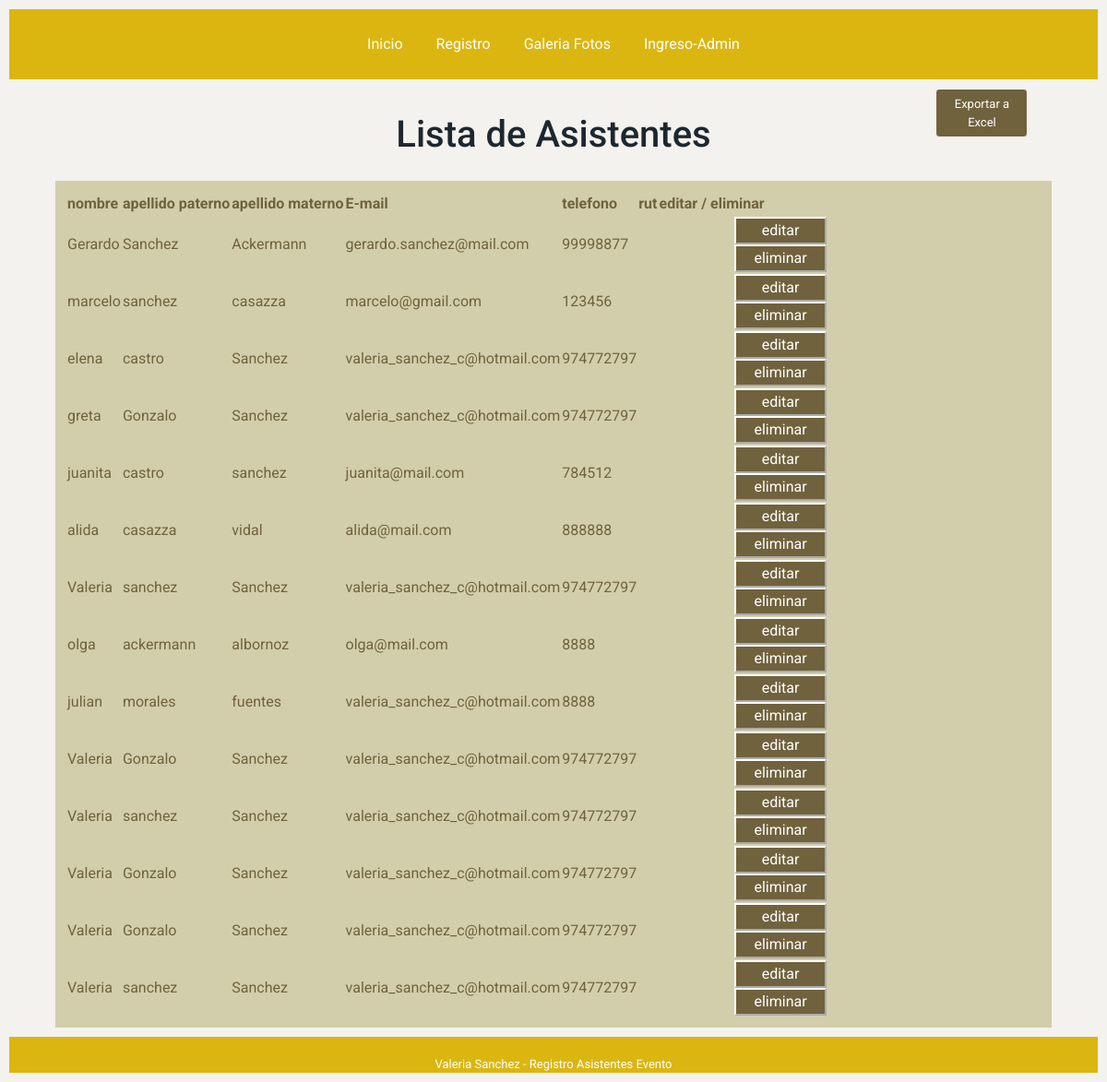
/listado/, run on an earlier commit of the app's database.
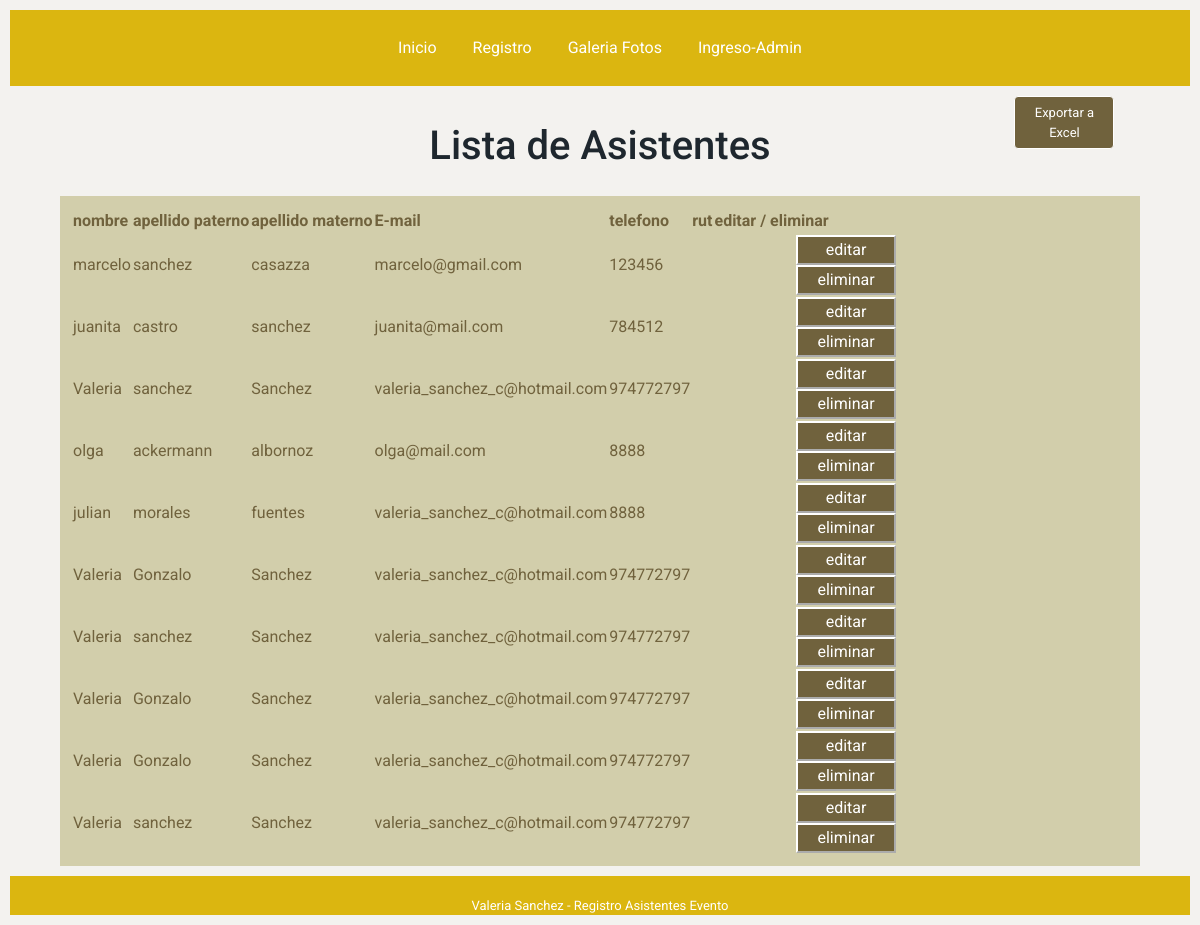
And on a later commit of the database.
### aplicacion1/models.py (models this page shows, shortened)
class Alumno(models.Model):
    rut=models.CharField(max_length=15, null=False)
    nombre=models.CharField(max_length=50, null=False)
    apellido_paterno=models.CharField(max_length=100, null=False)
    apellido_materno=models.CharField(max_length=100, null=False)
    telefono=models.CharField(max_length=100, null=False)
    email=models.EmailField()

### aplicacion1/views.py (the view)
# urls.py: path('listado/', views.listado, name='listado'),
def listado (request):  #muestra mensajes recibidos
    listado=Alumno.objects.all()
    return render (request,'aplicacion1/listado.html',{"data":listado})

### aplicacion1/templates/aplicacion1/listado.html (shortened to what this page needs)
{%extends 'base_layout.html'%}{%block content%}
<body >
<div class="container">
  <div class="row">
    <div class="col-sm-3">
    </div>
    <div class="col-sm-6">
      <header>
        <h1>Lista de Asistentes</h1>
      </header>
    </div>
    <div class="col-sm-3">
        <a href="{% url 'export_excel' %}" class = "btn btn-primary" id='btn-2'> Exportar a Excel </a>
    </div>
  </div>
</div>
<div div class="col-sm" id="tabla_usuarios">
    <table id="example" class="stripe" >
      <thead>
        <tr>
          <th>nombre</th>
          <th>apellido paterno </th>
          <th>apellido materno</th>
          <th>E-mail</th>
          <th>telefono</th>
          <th>rut</th>
          <th>editar / eliminar</th>
      </thead>
      <tbody>
        {% for men in data %}
        <tr>
          <td>{{men.nombre}}</td>
          <td>{{men.apellido_paterno}}</td>
          <td>{{men.apellido_materno}}</td>
          <td>{{men.email}}</td>
          <td>{{men.telefono}}</td>
          <td>{{men.rut}}</td>
          <td><button id="btn-4"><a id="editar" href ='/editar_alumno/{{men.id}}'>editar</a></button>
          <button id="btn-4"href ='#' onclick="modal_eliminar({{men.id}})">eliminar</button>  </td>
        </tr>
        {% endfor %}
      </tbody>
    </table>
</div>
</body>
</html>
{%endblock content%}

### templates/base_layout.html (shortened to what this page needs)
{% load static %}
<!DOCTYPE html>
<html lang="en">
<head>
    <link href="https://cdn.jsdelivr.net/npm/bootstrap@5.1.3/dist/css/bootstrap.min.css" rel="stylesheet">
    <link rel="stylesheet" href="https://cdn.datatables.net/1.11.4/css/jquery.dataTables.min.css">
    <link rel="stylesheet" href="https://cdn.jsdelivr.net/npm/@fancyapps/ui@4.0/dist/fancybox.css" />
    <link href="{% static 'aplicacion1/style.css' %}" rel="stylesheet" type="text/css" />
</head>
<nav class="navbar navbar-expand-lg navbar-light bg-black_1">
    <div class="container-fluid justify-content-center" id="barranav">
		<ul class="navbar-nav mb-2 mb-lg-0">
			<li class="nav-item">
				<a class="nav-link" href="{% url 'inicio' %}" id="form-contact">Inicio</a>
			</li>
			<li class="nav-item">
				<a class="nav-link" href="{% url 'registro_alumno' %}" id="form-contact">Registro</a>
			</li>
			<li class="nav-item">
				<a class="nav-link" href="{% url 'fotos_galeria' %}" id="form-contact">Galeria Fotos</a>
			</li>
      <li class="nav-item">
        <a class="nav-link" href="{% url 'login' %}" id="form-contact">Ingreso-Admin</a>
      </li>
	</div>
</nav>
<div>
{%block content%}{%endblock content%}
<footer>
	<div class="pie">
    <br>Valeria Sanchez - Registro Asistentes Evento
    </div>
</footer>
</html>

### aplicacion1/static/aplicacion1/style.css (style rules this page uses)
body { font-family: 'Roboto', sans-serif; background-color: rgb(243, 242, 239); }
h1 { text-align: center; margin: 5%; }
header { text-align: center; color: rgba(30, 39, 46,1.0); margin:2%; }
.bg-black_1 { background-color: rgb(219, 182, 16); }
nav { margin: 10px; }
#barranav ul li { margin: 10px; }
#form-contact { color: #fff; text-align: center; }
#btn-2 { width: 100px; margin-left: 45%; background-color: rgb(112, 98, 61); color: #fff; border-color: #fff; font-size: small; }
#tabla_usuarios { padding: 1%; margin-right: 5%; margin-left: 5%; color:rgb(112, 98, 61); background-color: rgba(206, 202, 161, 0.87); }
footer { background-color: rgb(219, 182, 16); color:#fff; text-align: center; margin-top: 10px; margin-bottom: 10%; margin:10px; position: relative; z-index: 0; font-size: small; }
#btn-4 { width: 100px; margin-left: 40%; background-color: rgb(112, 98, 61); color: #fff; border-color: #fff; }
#editar { color: #fff; text-decoration: none }

What changed in the data, as far as the page shows it:
removed Alumno: nombre "Gerardo", apellido_paterno "Sanchez", apellido_materno "Ackermann", email "gerardo.sanchez@mail.com", telefono "99998877"
removed Alumno: nombre "elena", apellido_paterno "castro", apellido_materno "Sanchez", email "valeria_sanchez_c@hotmail.com", telefono "974772797"
removed Alumno: nombre "greta", apellido_paterno "Gonzalo", apellido_materno "Sanchez", email "valeria_sanchez_c@hotmail.com", telefono "974772797"
removed Alumno: nombre "alida", apellido_paterno "casazza", apellido_materno "vidal", email "alida@mail.com", telefono "888888"
